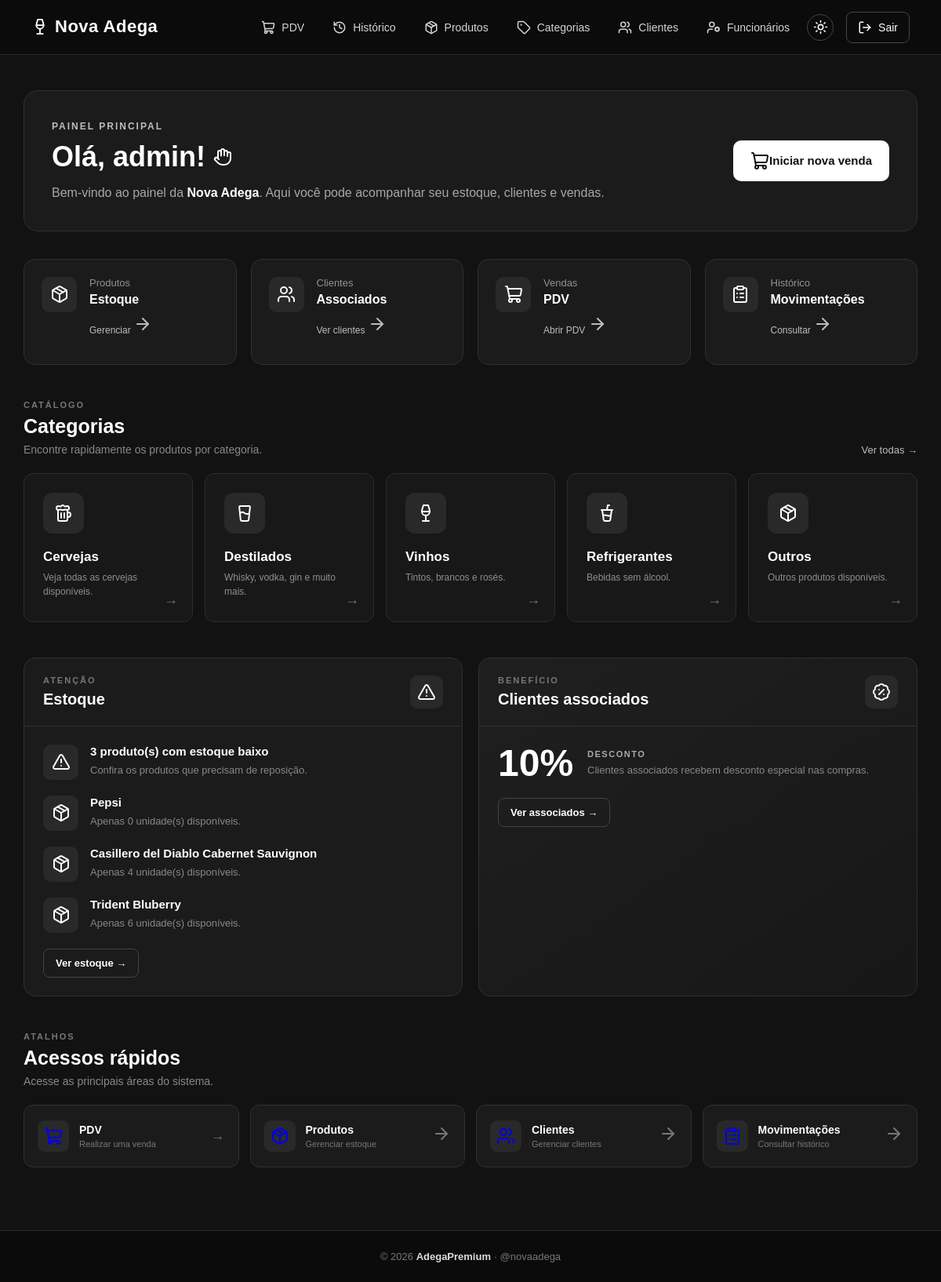
/ (signed in), run on the app's committed database.
### app/models/produto.py (models this page shows, shortened)
class Produto(Base):
    __tablename__ = "produtos"
    id = Column(Integer, primary_key=True, autoincrement=True, index=True)
    nome = Column(String(150), nullable=False, index=True)
    preco = Column(Float, nullable=False, default=0.0)
    estoque_atual = Column(Integer, nullable=False, default=0)
    ativo = Column(Boolean, default=True)
    imagem_path = Column(String(255), nullable=True)
    categoria_id = Column(Integer, ForeignKey("categorias.id", ondelete="SET NULL"), nullable=True )
    categoria = relationship("Categoria", back_populates="produtos")

### app/main.py (the view)
@app.get("/")
def tela_inicial(
    request: Request,
    usuario=Depends(get_usuario_opcional),
    db: Session = Depends(get_db)
):
    if usuario is None:
        return templates.TemplateResponse(
            request,
            "index.html",
            {"request": request}
        )
    consulta_estoque_baixo = (
        db.query(Produto)
        .filter(
            Produto.ativo == True,
            Produto.estoque_atual <= 10
        )
        .order_by(Produto.estoque_atual.asc())
    )
    total_estoque_baixo = consulta_estoque_baixo.count()
    produtos_estoque_baixo = (
        consulta_estoque_baixo
        .limit(5)
        .all()
    )
    return templates.TemplateResponse(
        request,
        "home.html",
        {
            "request": request,
            "usuario": usuario,
            "produtos_estoque_baixo": produtos_estoque_baixo,
            "total_estoque_baixo": total_estoque_baixo
        }
    )

### app/templates/home.html (shortened to what this page needs)
{% extends "base.html" %}
{% block content %}
<main class="home-container">
    <section class="boas-vindas">
        <div class="boas-vindas-texto">
            <span class="subtitulo">PAINEL PRINCIPAL</span>
            <h1>
                Olá, {{ usuario.nome }}!
                <i data-lucide="hand"></i>
            </h1>
            <p>
                Bem-vindo ao painel da <strong>Nova Adega</strong>.
                Aqui você pode acompanhar seu estoque, clientes e vendas.
            </p>
        </div>
        <a href="/pdv/" class="btn-nova-venda">
            <i data-lucide="shopping-cart"></i>
            Iniciar nova venda
        </a>
    </section>
    <section class="resumo">
        <div class="card-resumo">
            <div class="card-icone">
                <i data-lucide="package"></i>
            </div>
            <div class="card-info">
                <span>Produtos</span>
                <strong>Estoque</strong>
                <a href="/produtos/">Gerenciar
                    <i data-lucide="arrow-right"></i>
                </a>
            </div>
        </div>
        <div class="card-resumo">
            <div class="card-icone">
                <i data-lucide="users"></i>
            </div>
            <div class="card-info">
                <span>Clientes</span>
                <strong>Associados</strong>
                <a href="/clientes/">Ver clientes
                    <i data-lucide="arrow-right"></i>
                </a>
            </div>
        </div>
        <div class="card-resumo">
            <div class="card-icone">
                <i data-lucide="shopping-cart"></i>
            </div>
            <div class="card-info">
                <span>Vendas</span>
                <strong>PDV</strong>
                <a href="/pdv/">Abrir PDV
                    <i data-lucide="arrow-right"></i>
                </a>
            </div>
        </div>
        <div class="card-resumo">
            <div class="card-icone">
                <i data-lucide="clipboard-list"></i>
            </div>
            <div class="card-info">
                <span>Histórico</span>
                <strong>Movimentações</strong>
                <a href="/movimentacoes/">Consultar
                    <i data-lucide="arrow-right"></i>
                </a>
            </div>
        </div>
    </section>
    <section class="secao">
        <div class="titulo-secao">
            <div>
                <span class="label-secao">CATÁLOGO</span>
                <h2>Categorias</h2>
                <p>
                    Encontre rapidamente os produtos por categoria.
                </p>
            </div>
            <a href="/categorias/" class="link-ver-tudo">
                Ver todas →
            </a>
        </div>
        <div class="categorias">
            <a href="/produtos/categoria/cerveja" class="card-categoria">
                <div class="icone-categoria">
                    <i data-lucide="beer"></i>
                </div>
                <div>
                    <h3>Cervejas</h3>
                    <p>
                        Veja todas as cervejas disponíveis.
                    </p>
                </div>
                <span class="seta">→</span>
            </a>
            <a href="/produtos/categoria/destilados" class="card-categoria">
                <div class="icone-categoria">
                    <i data-lucide="glass-water"></i>
                </div>
                <div>
                    <h3>Destilados</h3>
                    <p>
                        Whisky, vodka, gin e muito mais.
                    </p>
                </div>
                <span class="seta">→</span>
            </a>
            <a href="/produtos/categoria/vinhos" class="card-categoria">
                <div class="icone-categoria">
                    <i data-lucide="wine"></i>
                </div>
                <div>
                    <h3>Vinhos</h3>
                    <p>
                        Tintos, brancos e rosés.
                    </p>
                </div>
                <span class="seta">→</span>
            </a>
            <a href="/produtos/categoria/refrigerantes" class="card-categoria">
                <div class="icone-categoria">
                    <i data-lucide="cup-soda"></i>
                </div>
                <div>
                    <h3>Refrigerantes</h3>
                    <p>
                        Bebidas sem álcool.
                    </p>
                </div>
                <span class="seta">→</span>
            </a>
            <a href="/produtos/categoria/outros" class="card-categoria">
                <div class="icone-categoria">
                    <i data-lucide="package"></i>
                </div>
                <div>
                    <h3>Outros</h3>
                    <p>
                        Outros produtos disponíveis.
                    </p>
                </div>
                <span class="seta">→</span>
            </a>
        </div>
    </section>
    <section class="area-inferior">
        <div class="painel">
            <div class="painel-cabecalho">
                <div>
                    <span class="label-secao">ATENÇÃO</span>
                    <h2>Estoque</h2>
                </div>
                <span class="icone-painel">
                    <i data-lucide="triangle-alert"></i>
                </span>
            </div>
            <div class="painel-conteudo">
                {% if total_estoque_baixo > 0 %}
                <div class="estoque-status">
                    <div class="status-icone">
                        <i data-lucide="alert-triangle"></i>
                    </div>
                    <div>
                        <strong>
                            {{ total_estoque_baixo }}
                            produto(s) com estoque baixo
                        </strong>
                        <p>
                            Confira os produtos que precisam de reposição.
                        </p>
                    </div>
                </div>
                {% for produto in produtos_estoque_baixo %}
                <div class="estoque-status">
                    <div class="status-icone">
                        <i data-lucide="package"></i>
                    </div>
                    <div>
                        <strong>{{ produto.nome }}</strong>
                        <p>
                            Apenas {{ produto.estoque_atual }}
                            unidade(s) disponíveis.
                        </p>
                    </div>
                </div>
                {% endfor %}
                {% endif %}
                <a href="/produtos/" class="btn-painel">
                    Ver estoque →
                </a>
            </div>
        </div>
        <div class="painel painel-associados">
            <div class="painel-cabecalho">
                <div>
                    <span class="label-secao">BENEFÍCIO</span>
                    <h2>Clientes associados</h2>
                </div>
                <span class="icone-painel">
                    <i data-lucide="badge-percent"></i>
                </span>
            </div>
            <div class="painel-conteudo">
                <div class="desconto">
                    <strong>10%</strong>
                    <div>
                        <span>DESCONTO</span>
                        <p>
                            Clientes associados recebem
                            desconto especial nas compras.
                        </p>
                    </div>
                </div>
                <a href="/clientes/" class="btn-painel">
                    Ver associados →
                </a>
            </div>
        </div>
    </section>
    <section class="acessos-rapidos">
        <div class="titulo-secao">
            <div>
                <span class="label-secao">ATALHOS</span>
                <h2>Acessos rápidos</h2>
                <p>
                    Acesse as principais áreas do sistema.
                </p>
            </div>
        </div>
        <div class="atalhos">
            <a href="/pdv/" class="atalho">
                <span>
                    <i data-lucide="shopping-cart"></i>
                </span>
                <div>
                    <strong>PDV</strong>
                    <small>Realizar uma venda</small>
                </div>
                <b>→</b>
            </a>
            <a href="/produtos/" class="atalho">
                <span>
                    <i data-lucide="package"></i>
                </span>
                <div>
                    <strong>Produtos</strong>
                    <small>Gerenciar estoque</small>
                </div>
                <b><i data-lucide="arrow-right"></i></b>
            </a>
            <a href="/clientes/" class="atalho">
                <span>
                    <i data-lucide="users"></i>
                </span>
                <div>
                    <strong>Clientes</strong>
                    <small>Gerenciar clientes</small>
                </div>
                <b><i data-lucide="arrow-right"></i></b>
            </a>
            <a href="/movimentacoes/" class="atalho">
                <span>
                    <i data-lucide="clipboard-list"></i>
                </span>
                <div>
                    <strong>Movimentações</strong>
                    <small>Consultar histórico</small>
                </div>
                <b><i data-lucide="arrow-right"></i></b>
            </a>
        </div>
    </section>
</main>
{% endblock %}

### app/static/CSS/responsivo.css (style rules this page uses)
* { box-sizing: border-box; }
html { width: 100%; min-width: 0; overflow-x: clip; }
body { width: 100%; min-width: 0; max-width: 100%; margin: 0; }
h1, h2, h3, p, td, th, label { overflow-wrap: anywhere; }
.home-container, .container, .conteudo, .pdv-container { width: 100%; max-width: 1500px; margin-left: auto; margin-right: auto; box-sizing: border-box; }
html, body { max-width: 100%; overflow-x: hidden; }
.page-wrapper, .page-wrapper > *, .container, .home-container, .pdv-container, .usuarios-container, .categorias-page { min-width: 0; max-width: 100%; }
.page-wrapper img, .page-wrapper svg, .page-wrapper input, .page-wrapper select, .page-wrapper textarea, .page-wrapper button { max-width: 100%; }

### data on the page
Produto: nome "Pepsi", estoque_atual "0"
Produto: nome "Casillero del Diablo Cabernet Sauvignon", estoque_atual "4"
Produto: nome "Trident Bluberry", estoque_atual "6"

### other printed values
{{ usuario.nome }} "admin"
{{ total_estoque_baixo }} "3"
